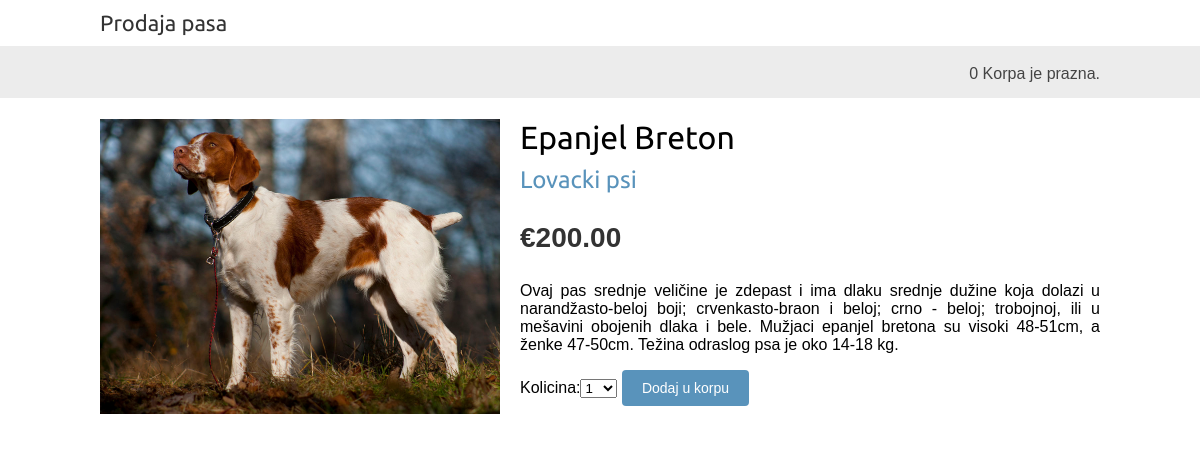
Screenshot of /1/epanjel-breton/ with the database file from the repository.
### SalonPasa/models.py (models this page shows, shortened)
class Pas(models.Model):
    tipPsa = models.ForeignKey(TipPsa, related_name='psi',
on_delete=models.CASCADE)
    naziv = models.CharField(max_length=200, db_index=True)
    slug = models.SlugField(max_length=200, db_index=True)
    slika = models.ImageField(upload_to='pas/%Y/%m/%d', blank=True)
    opis = models.TextField(blank=True)
    cena = models.DecimalField(max_digits=10, decimal_places=2)
    raspoloziv = models.BooleanField(default=True)
    kreiran = models.DateTimeField(auto_now_add=True)
    azuriran = models.DateTimeField(auto_now=True)
    class Meta:
        ordering = ('naziv',)
        index_together = (('id', 'slug'),)
        verbose_name_plural = 'psi'

class TipPsa(models.Model):
    naziv = models.CharField(max_length=200, db_index=True)
    slug = models.SlugField(max_length=200, unique=True)
    class Meta:
        ordering = ('naziv',)
        verbose_name = 'Tip psa'
        verbose_name_plural = 'Tipovi psa'
    def __str__(self): return self.naziv
    def ApsolutniURL(self): return reverse('SalonPasa:ListaPasaPoTipu', args=[self.slug])

### SalonPasa/views.py (the view)
# urls.py: path('<int:id>/<slug:slug>/', views.DetaljiPsa,
def DetaljiPsa(request, id, slug):
    pas = get_object_or_404(Pas, id=id, slug=slug,
    raspoloziv=True)
    korpa = Korpa(request)
    formazadodavanjepasaukorpu = FormaZaDodavanjePasaUKorpu()
    return render(request, 'SalonPasa/pas/detail.html',{'pas': pas
        ,  'formazadodavanjepasaukorpu': formazadodavanjepasaukorpu, 'korpa':korpa
})

### Korpa/forms.py
class FormaZaDodavanjePasaUKorpu(forms.Form):
    kolicina = forms.TypedChoiceField( choices=IZBOR_BROJA_PASA,
empty_value=1,coerce=int ) # prebaci u int
    dodati_na_kolicinu = forms.BooleanField(required=False, initial=True,
widget=forms.HiddenInput)

### Korpa/korpa.py (called while the page is built)
    def __len__(self):
        return sum(stavka['kolicina'] for stavka in self.korpa.values())

### SalonPasa/templates/SalonPasa/pas/detail.html (shortened to what this page needs)
{% extends "SalonPasa/base.html" %}
{% load static %}
{% block content %}
<div class="product-detail">
    <img src="{% if pas.slika %}{{ pas.slika.url }}
{% else %} {% static " img/no_image.png" %}{% endif %}">
    <h1>{{ pas.naziv }}</h1>
    <h2>
        <a href="{{ pas.tipPsa.ApsolutniURL }}">
            {{ pas.tipPsa }}
        </a>
    </h2>
    <p class="price">&euro;{{ pas.cena }}</p>
    {{ pas.opis|linebreaks }}
    <form action="{% url "Korpa:DodajUKorpu" pas.id %}"
    method="post">
    {{ formazadodavanjepasaukorpu }}
    <input type="submit" value="Dodaj u korpu">
    </form>
</div>
{% endblock %}

### SalonPasa/static/css/base.css (style rules this page uses)
body { margin:0; padding:0; font-family:helvetica, sans-serif; }
h1, h2, h3, h4, h5 , h6 { font-family: 'Ubuntu', sans-serif; font-weight:normal; }
a { text-decoration:none; color:#5993bb; }
a.button, input[type="submit"] { color:#fff; background:#5993bb; border-radius:4px; padding:10px 20px; font-size:14px; border:0; }
.product-detail { text-align:justify; }
.product-detail .price { color:#333; font-size:28px; font-weight:bold; }
.product-detail img { width:40%; float:left; padding:0 20px 20px 0; }
.product-detail h1 { margin-bottom:0; }
.product-detail h2 { margin-top:10px; }

### rows the page displays
Pas: slika (picture), naziv "Epanjel Breton", tipPsa "Lovacki psi", cena "200.00", opis "Ovaj pas srednje veličine je zdepast i ima dlaku srednje dužine koja dolazi u narandžasto-beloj boji; crvenkasto-braon i beloj; crno - beloj; trobojnoj, ili u mešavini obojenih dlaka i bele. Mužjaci epanjel bretona su visoki 48-51cm, a ženke 47-50cm. Težina odraslog psa je oko 14-18 kg."

### other values shown
{{ korpa|length }} "0"
